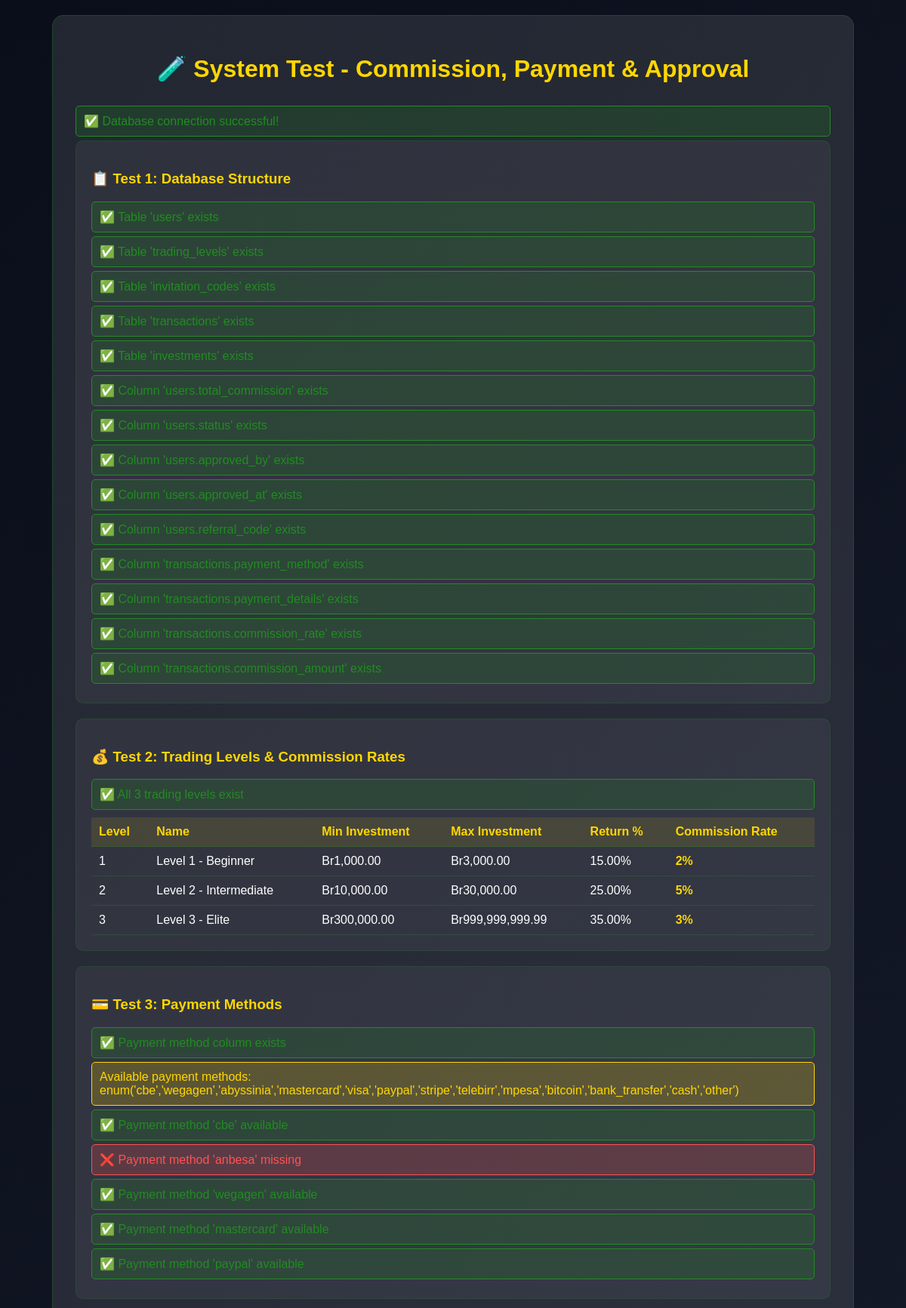
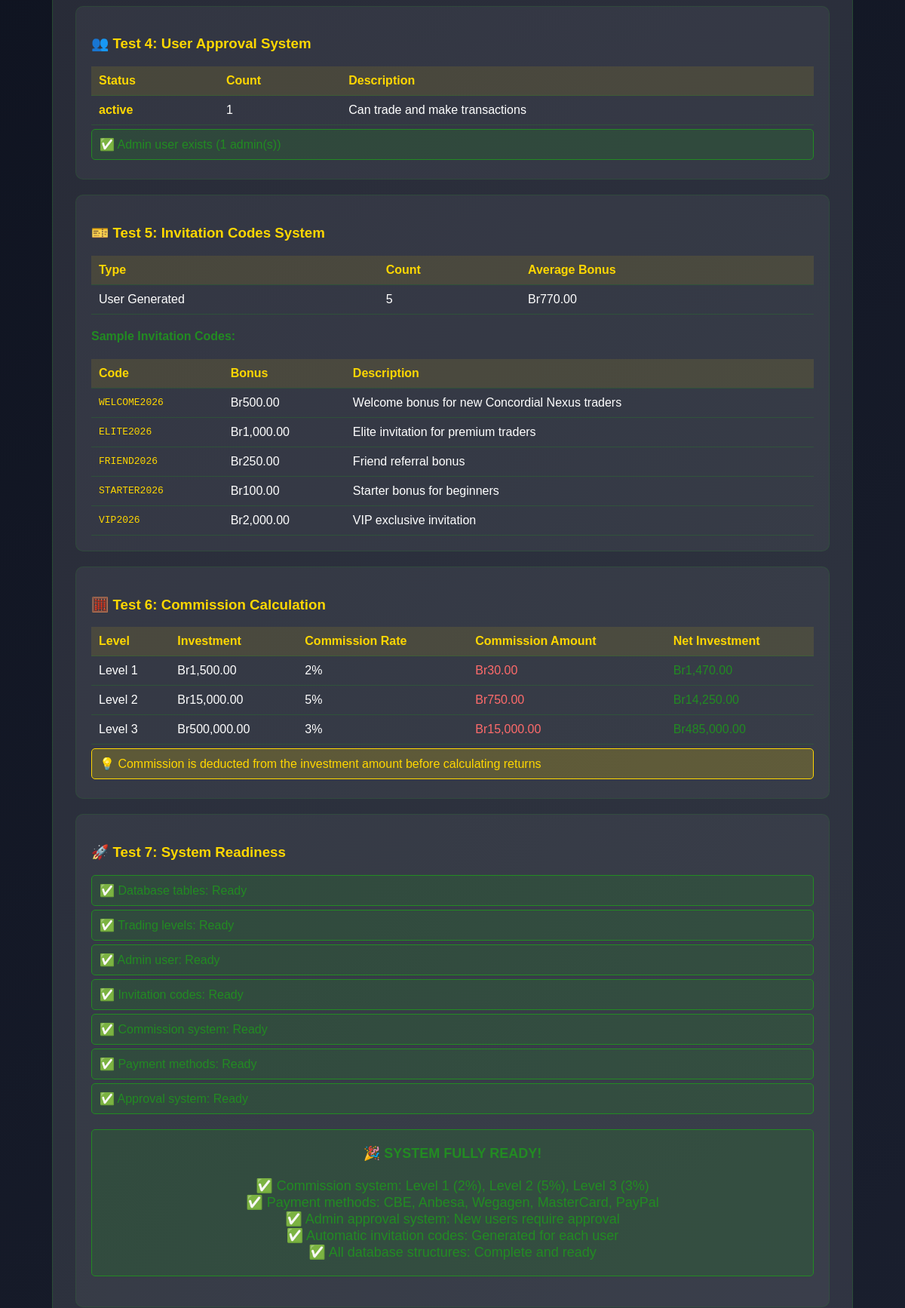
Page /test-system.php (upper part) on the committed database (2 pictures, top to bottom).
### tables this page shows
CREATE TABLE `trading_levels` (
  `id` int(11) NOT NULL AUTO_INCREMENT,
  `level_number` int(11) NOT NULL,
  `level_name` varchar(100) NOT NULL,
  `min_investment` decimal(15,2) NOT NULL,
  `max_investment` decimal(15,2) NOT NULL,
  `expected_return_percentage` decimal(5,2) NOT NULL,
  `duration_days` int(11) NOT NULL,
  `description` text DEFAULT NULL,
  `is_active` tinyint(1) DEFAULT 1,
  `created_at` timestamp NOT NULL DEFAULT current_timestamp(),
  PRIMARY KEY (`id`),
  UNIQUE KEY `level_number` (`level_number`)
);

CREATE TABLE `invitation_codes` (
  `id` int(11) NOT NULL AUTO_INCREMENT,
  `code` varchar(20) NOT NULL,
  `created_by` int(11) DEFAULT NULL,
  `used_by` int(11) DEFAULT NULL,
  `max_uses` int(11) DEFAULT 1,
  `current_uses` int(11) DEFAULT 0,
  `expires_at` datetime DEFAULT NULL,
  `is_active` tinyint(1) DEFAULT 1,
  `bonus_amount` decimal(15,2) DEFAULT 0.00,
  `description` text DEFAULT NULL,
  `created_at` timestamp NOT NULL DEFAULT current_timestamp(),
  `used_at` timestamp NULL DEFAULT NULL,
  PRIMARY KEY (`id`),
  UNIQUE KEY `code` (`code`),
  KEY `created_by` (`created_by`),
  KEY `used_by` (`used_by`),
  CONSTRAINT `invitation_codes_ibfk_1` FOREIGN KEY (`created_by`) REFERENCES `users` (`id`) ON DELETE SET NULL,
  CONSTRAINT `invitation_codes_ibfk_2` FOREIGN KEY (`used_by`) REFERENCES `users` (`id`) ON DELETE SET NULL
);

### test-system.php (the view, shortened to what this page needs)
<!DOCTYPE html>
<html lang="en">
<head>
</head>
<body>
    <div class="container">
        <h1>🧪 System Test - Commission, Payment & Approval</h1>
        <?php
        try {
            $pdo = new PDO("mysql:host=localhost;dbname=breakthrough_trading;charset=utf8mb4", "root", "");
            $pdo->setAttribute(PDO::ATTR_ERRMODE, PDO::ERRMODE_EXCEPTION);
            echo "<div class='success'>✅ Database connection successful!</div>";
            echo "<div class='test-section'>";
            echo "<h3 style='color: #ffd700;'>📋 Test 1: Database Structure</h3>";
            $tables = ['users', 'trading_levels', 'invitation_codes', 'transactions', 'investments'];
            foreach ($tables as $table) {
                $result = $pdo->query("SHOW TABLES LIKE '$table'")->fetchColumn();
                if ($result) {
                    echo "<div class='success'>✅ Table '$table' exists</div>";
                } else {
                    echo "<div class='error'>❌ Table '$table' missing</div>";
                }
            }
            $columns_to_check = [
                'users' => ['total_commission', 'status', 'approved_by', 'approved_at', 'referral_code'],
                'transactions' => ['payment_method', 'payment_details', 'commission_rate', 'commission_amount']
            ];
            foreach ($columns_to_check as $table => $columns) {
                $table_columns = $pdo->query("DESCRIBE $table")->fetchAll(PDO::FETCH_COLUMN);
                foreach ($columns as $column) {
                    if (in_array($column, $table_columns)) {
                        echo "<div class='success'>✅ Column '$table.$column' exists</div>";
                    } else {
                        echo "<div class='error'>❌ Column '$table.$column' missing</div>";
                    }
                }
            }
            echo "</div>";
            echo "<div class='test-section'>";
            echo "<h3 style='color: #ffd700;'>💰 Test 2: Trading Levels & Commission Rates</h3>";
            $levels = $pdo->query("SELECT * FROM trading_levels ORDER BY level_number")->fetchAll();
            if (count($levels) >= 3) {
                echo "<div class='success'>✅ All 3 trading levels exist</div>";
                echo "<table>";
                echo "<tr><th>Level</th><th>Name</th><th>Min Investment</th><th>Max Investment</th><th>Return %</th><th>Commission Rate</th></tr>";
                foreach ($levels as $level) {
                    $commission_rate = $level['level_number'] == 1 ? '2%' : ($level['level_number'] == 2 ? '5%' : '3%');
                    echo "<tr>";
                    echo "<td>{$level['level_number']}</td>";
                    echo "<td>{$level['level_name']}</td>";
                    echo "<td>Br" . number_format($level['min_investment'], 2) . "</td>";
                    echo "<td>Br" . number_format($level['max_investment'], 2) . "</td>";
                    echo "<td>{$level['expected_return_percentage']}%</td>";
                    echo "<td style='color: #ffd700; font-weight: bold;'>$commission_rate</td>";
                    echo "</tr>";
                }
                echo "</table>";
            } else {
                echo "<div class='error'>❌ Missing trading levels (found " . count($levels) . ", expected 3)</div>";
            }
            echo "</div>";
            echo "<div class='test-section'>";
            echo "<h3 style='color: #ffd700;'>💳 Test 3: Payment Methods</h3>";
            $payment_methods = $pdo->query("SHOW COLUMNS FROM transactions LIKE 'payment_method'")->fetch();
            if ($payment_methods) {
                $enum_values = $payment_methods['Type'];
                echo "<div class='success'>✅ Payment method column exists</div>";
                echo "<div class='info'>Available payment methods: $enum_values</div>";
                $required_methods = ['cbe', 'anbesa', 'wegagen', 'mastercard', 'paypal'];
                foreach ($required_methods as $method) {
                    if (strpos($enum_values, $method) !== false) {
                        echo "<div class='success'>✅ Payment method '$method' available</div>";
                    } else {
                        echo "<div class='error'>❌ Payment method '$method' missing</div>";
                    }
                }
            } else {
                echo "<div class='error'>❌ Payment method column missing</div>";
            }
            echo "</div>";
            echo "<div class='test-section'>";
            echo "<h3 style='color: #ffd700;'>👥 Test 4: User Approval System</h3>";
            $user_stats = $pdo->query("
                SELECT
                    status,
                    COUNT(*) as count
                FROM users
                WHERE user_type = 'user'
                GROUP BY status
            ")->fetchAll();
            echo "<table>";
            echo "<tr><th>Status</th><th>Count</th><th>Description</th></tr>";
            foreach ($user_stats as $stat) {
                $description = '';
                switch($stat['status']) {
                    case 'active': $description = 'Can trade and make transactions'; break;
                }
                echo "<tr>";
                echo "<td style='color: #ffd700; font-weight: bold;'>{$stat['status']}</td>";
                echo "<td>{$stat['count']}</td>";
                echo "<td>$description</td>";
                echo "</tr>";
            }
            echo "</table>";
            $admin_count = $pdo->query("SELECT COUNT(*) FROM users WHERE user_type = 'admin'")->fetchColumn();
            if ($admin_count > 0) {
                echo "<div class='success'>✅ Admin user exists ($admin_count admin(s))</div>";
            } else {
                echo "<div class='error'>❌ No admin user found</div>";
            }
            echo "</div>";
            echo "<div class='test-section'>";
            echo "<h3 style='color: #ffd700;'>🎫 Test 5: Invitation Codes System</h3>";
            $invitation_stats = $pdo->query("
                SELECT
                    CASE
                        WHEN created_by IS NULL THEN 'Admin Created'
                        ELSE 'User Generated'
                    END as type,
                    COUNT(*) as count,
                    AVG(bonus_amount) as avg_bonus
                FROM invitation_codes
                GROUP BY created_by IS NULL
            ")->fetchAll();
            echo "<table>";
            echo "<tr><th>Type</th><th>Count</th><th>Average Bonus</th></tr>";
            foreach ($invitation_stats as $stat) {
                echo "<tr>";
                echo "<td>{$stat['type']}</td>";
                echo "<td>{$stat['count']}</td>";
                echo "<td>Br" . number_format($stat['avg_bonus'], 2) . "</td>";
                echo "</tr>";
            }
            echo "</table>";
            $sample_codes = $pdo->query("SELECT code, bonus_amount, description FROM invitation_codes LIMIT 5")->fetchAll();
            echo "<h4 style='color: #228b22; margin-top: 20px;'>Sample Invitation Codes:</h4>";
            echo "<table>";
            echo "<tr><th>Code</th><th>Bonus</th><th>Description</th></tr>";
            foreach ($sample_codes as $code) {
                echo "<tr>";
                echo "<td style='font-family: monospace; color: #ffd700;'>{$code['code']}</td>";
                echo "<td>Br" . number_format($code['bonus_amount'], 2) . "</td>";
                echo "<td>{$code['description']}</td>";
                echo "</tr>";
            }
            echo "</table>";
            echo "</div>";
            echo "<div class='test-section'>";
            echo "<h3 style='color: #ffd700;'>🧮 Test 6: Commission Calculation</h3>";
            $test_amounts = [1500, 15000, 500000];
            echo "<table>";
            echo "<tr><th>Level</th><th>Investment</th><th>Commission Rate</th><th>Commission Amount</th><th>Net Investment</th></tr>";
            for ($i = 0; $i < 3; $i++) {
                $level = $i + 1;
                $amount = $test_amounts[$i];
                $commission_rate = $level == 1 ? 2 : ($level == 2 ? 5 : 3);
                $commission_amount = $amount * ($commission_rate / 100);
                $net_investment = $amount - $commission_amount;
                echo "<tr>";
                echo "<td>Level $level</td>";
                echo "<td>Br" . number_format($amount, 2) . "</td>";
                echo "<td>{$commission_rate}%</td>";
                echo "<td style='color: #ff6b6b;'>Br" . number_format($commission_amount, 2) . "</td>";
                echo "<td style='color: #228b22;'>Br" . number_format($net_investment, 2) . "</td>";
                echo "</tr>";
            }
            echo "</table>";
            echo "<div class='info'>💡 Commission is deducted from the investment amount before calculating returns</div>";
            echo "</div>";
            echo "<div class='test-section'>";
            echo "<h3 style='color: #ffd700;'>🚀 Test 7: System Readiness</h3>";
            $readiness_checks = [
                'Database tables' => count($pdo->query("SHOW TABLES")->fetchAll()) >= 5,
                'Trading levels' => $pdo->query("SELECT COUNT(*) FROM trading_levels")->fetchColumn() >= 3,
                'Admin user' => $pdo->query("SELECT COUNT(*) FROM users WHERE user_type = 'admin'")->fetchColumn() > 0,
                'Invitation codes' => $pdo->query("SELECT COUNT(*) FROM invitation_codes")->fetchColumn() > 0,
                'Commission system' => $pdo->query("SHOW COLUMNS FROM transactions LIKE 'commission_rate'")->fetch() !== false,
                'Payment methods' => $pdo->query("SHOW COLUMNS FROM transactions LIKE 'payment_method'")->fetch() !== false,
                'Approval system' => $pdo->query("SHOW COLUMNS FROM users LIKE 'status'")->fetch() !== false
            ];
            $all_ready = true;
            foreach ($readiness_checks as $check => $status) {
                if ($status) {
                    echo "<div class='success'>✅ $check: Ready</div>";
                } else {
                    echo "<div class='error'>❌ $check: Not Ready</div>";
                    $all_ready = false;
                }
            }
            if ($all_ready) {
                echo "<div class='success' style='font-size: 18px; text-align: center; margin: 20px 0; padding: 20px;'>";
                echo "🎉 <strong>SYSTEM FULLY READY!</strong><br><br>";
                echo "✅ Commission system: Level 1 (2%), Level 2 (5%), Level 3 (3%)<br>";
                echo "✅ Payment methods: CBE, Anbesa, Wegagen, MasterCard, PayPal<br>";
                echo "✅ Admin approval system: New users require approval<br>";
                echo "✅ Automatic invitation codes: Generated for each user<br>";
                echo "✅ All database structures: Complete and ready<br>";
                echo "</div>";
            } else {
                echo "<div class='error' style='font-size: 18px; text-align: center; margin: 20px 0; padding: 20px;'>";
                echo "❌ <strong>SYSTEM NOT READY</strong><br>";
                echo "Some components need attention before the system is fully operational.";
                echo "</div>";
            }
            echo "</div>";
        } catch(PDOException $e) {
            echo "<div class='error'>";
            echo "<h4>❌ Database Connection Error:</h4>";
            echo "<strong>Error:</strong> " . $e->getMessage() . "<br>";
            echo "</div>";
        }
        ?>
    </div>
</body>
</html>

### test-system.php (style rules this page uses)
body { font-family: Arial, sans-serif; background: linear-gradient(135deg, #0a0e1a 0%, #1a1f2e 100%); color: white; margin: 0; padding: 20px; min-height: 100vh; }
.container { max-width: 1000px; margin: 0 auto; background: rgba(255, 255, 255, 0.1); padding: 30px; border-radius: 15px; border: 1px solid rgba(34, 139, 34, 0.3); }
h1 { text-align: center; color: #ffd700; margin-bottom: 30px; }
.test-section { background: rgba(255, 255, 255, 0.05); padding: 20px; border-radius: 10px; margin-bottom: 20px; border: 1px solid rgba(34, 139, 34, 0.2); }
.success { background: rgba(34, 139, 34, 0.2); color: #228b22; padding: 10px; border-radius: 5px; margin: 5px 0; border: 1px solid #228b22; }
.error { background: rgba(255, 82, 82, 0.2); color: #ff5252; padding: 10px; border-radius: 5px; margin: 5px 0; border: 1px solid #ff5252; }
.info { background: rgba(255, 215, 0, 0.2); color: #ffd700; padding: 10px; border-radius: 5px; margin: 5px 0; border: 1px solid #ffd700; }
table { width: 100%; border-collapse: collapse; margin-top: 10px; }
th, td { padding: 10px; text-align: left; border-bottom: 1px solid rgba(34, 139, 34, 0.3); }
th { color: #ffd700; background: rgba(255, 215, 0, 0.1); }

### rows in the picture
trading_levels: level_number "1", level_name "Level 1 - Beginner", min_investment "1,000.00", max_investment "3,000.00", expected_return_percentage "15.00", level_number "2%"
trading_levels: level_number "2", level_name "Level 2 - Intermediate", min_investment "10,000.00", max_investment "30,000.00", expected_return_percentage "25.00", level_number "5%"
trading_levels: level_number "3", level_name "Level 3 - Elite", min_investment "300,000.00", max_investment "999,999,999.99", expected_return_percentage "35.00", level_number "3%"
invitation_codes: code "WELCOME2026", bonus_amount "500.00", description "Welcome bonus for new Concordial Nexus traders"
invitation_codes: code "ELITE2026", bonus_amount "1,000.00", description "Elite invitation for premium traders"
invitation_codes: code "FRIEND2026", bonus_amount "250.00", description "Friend referral bonus"
invitation_codes: code "STARTER2026", bonus_amount "100.00", description "Starter bonus for beginners"
invitation_codes: code "VIP2026", bonus_amount "2,000.00", description "VIP exclusive invitation"

### other values in the picture
$table "users"
$table "trading_levels"
$table "invitation_codes"
$table "transactions"
$table "investments"
$column "total_commission"
$column "status"
$column "approved_by"
$column "approved_at"
$column "referral_code"
$column "payment_method"
$column "payment_details"
$column "commission_rate"
$column "commission_amount"
$enum_values "enum('cbe','wegagen','abyssinia','mastercard','visa','paypal','stripe','telebirr','mpesa','bitcoin','bank_transfer','cash','other')"
